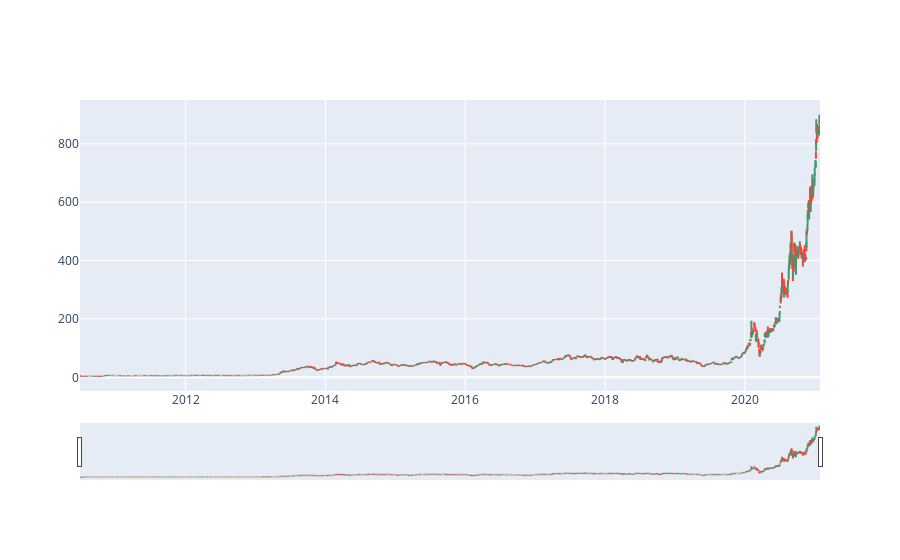

Notebook code for this chart:
### Code cell
#Diagramele OHLC
#RO: Graficele OHLC (Open, High, Low, and Close) sunt similare cu graficele cu sfeșnice și sunt
#importante deoarece funcționează la prețul de închidere.

fig = go.Figure(data=go.Ohlc(x=df['Date'],
                    open=df['Open'],
                    high=df['High'],
                    low=df['Low'],
                    close=df['Close']))
fig.show()

### Figure 1 — Plotly figure (JSON) as saved in the notebook; plotly's stock layout.template omitted (floating-point values rounded to 4 significant figures; data arrays with more than 128 entries replaced by an {"elided": "..."} marker saying what was removed)
{"data": [{"close": {"elided": "2664 float values"}, "high": {"elided": "2664 float values"}, "low": {"elided": "2664 float values"}, "open": {"elided": "2664 float values"}, "type": "ohlc", "x": {"elided": "2664 str values"}}], "layout": {}}
